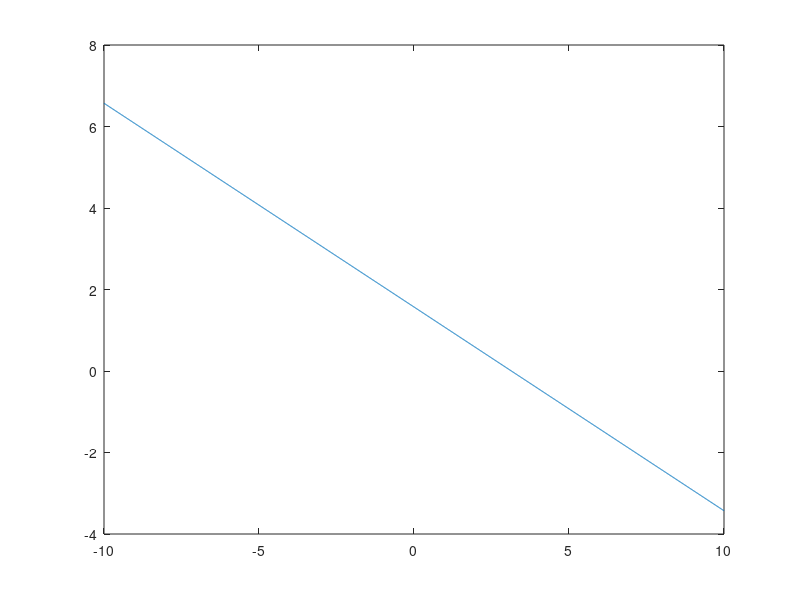

MATLAB code to generate this figure: (Note: this script raises an error after producing the figure.)

sum=0;
t=-10:0.01:10;%t=1:0.001:10;
for i=1:100
    sum=sum+sin(i*t)./i;
end
plot(t,sum);

plot(t,((pi-t)./2));


%%2
t = -1:0.01:1;
syms n
out1 = symsum(sin(n*t)/n,n,1,50);
out2 = symsum(sin(n*t)/n,n,1,100);
out3 = symsum(sin(n*t)/n,n,1,200);
max = symsum(sin(n*t) / n,n,1,999);%%%Inf运行太久了

plot(t,max);
hold on
plot(t,out1,'r');
hold on
plot(t,out2,'g');
hold on
plot(t,out3,'b');

t=-3:0.01:3;
sum1=0;sum2=0;sum3=0;
y1=0;y2=0;y3=0;

for n=1:1:50
	for i=1:1:n
		y1=y1 + sin(i.*t)./i;
	end;
	sum1=sum1+y1;
	y1=0;
end;

for n=1:1:100
	for i=1:1:n
		y2=y2 + sin(i.*t)./i;
	end;
	sum2=sum2+y2;
	y2=0;
end;

for n=1:1:200
	for i=1:1:n
		y3=y3 + sin(i.*t)./i;
	end;
	sum3=sum3+y3;
	y3=0;
end;
out1=sum1./50;
out2=sum2./100;
out3=sum3./200;
plot(t,out1,'r',t,out2,'b',t,out3,'g');